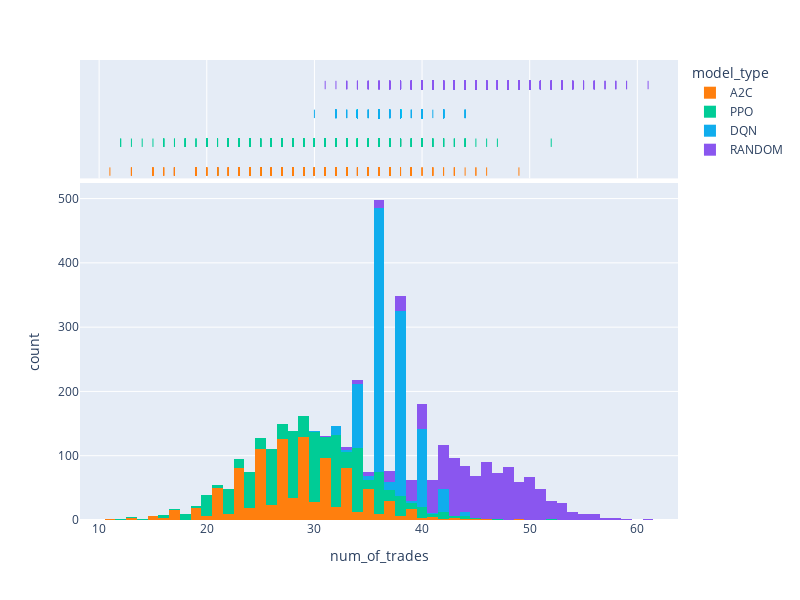

The notebook cell saved with this chart:
### Code cell
fig = px.histogram(df_simulation_results, x="num_of_trades", color="model_type", color_discrete_sequence=[ "#FF7F0E", "#00CC96", "#10aded", "#8A56EF"],  width=800, height=600, marginal="rug", # can be `box`, `violin`
                         hover_data=['total_reward_cash','fmt_total_profit_percentage', 'num_of_trades', 'sim_id'])
fig.show()

### Figure 1 — Plotly figure (JSON) as saved in the notebook; plotly's stock layout.template omitted (floating-point values rounded to 4 significant figures; data arrays with more than 128 entries replaced by an {"elided": "..."} marker saying what was removed)
{"data": [{"alignmentgroup": "True", "bingroup": "x", "hovertemplate": "model_type=A2C<br>num_of_trades=%{x}<br>count=%{y}<extra></extra>", "legendgroup": "A2C", "marker": {"color": "#FF7F0E", "pattern": {"shape": ""}}, "name": "A2C", "offsetgroup": "A2C", "orientation": "v", "showlegend": true, "type": "histogram", "x": {"elided": "1000 int values"}, "xaxis": "x", "yaxis": "y"}, {"alignmentgroup": "True", "boxpoints": "all", "customdata": {"elided": "1000x3 float values"}, "fillcolor": "rgba(255,255,255,0)", "hoveron": "points", "hovertemplate": "model_type=A2C<br>num_of_trades=%{x}<br>total_reward_cash=%{customdata[0]}<br>fmt_total_profit_percentage=%{customdata[1]}<br>sim_id=%{customdata[2]}<extra></extra>", "jitter": 0, "legendgroup": "A2C", "line": {"color": "rgba(255,255,255,0)"}, "marker": {"color": "#FF7F0E", "symbol": "line-ns-open"}, "name": "A2C", "offsetgroup": "A2C", "showlegend": false, "type": "box", "x": {"elided": "1000 int values"}, "xaxis": "x2", "yaxis": "y2"}, {"alignmentgroup": "True", "bingroup": "x", "hovertemplate": "model_type=PPO<br>num_of_trades=%{x}<br>count=%{y}<extra></extra>", "legendgroup": "PPO", "marker": {"color": "#00CC96", "pattern": {"shape": ""}}, "name": "PPO", "offsetgroup": "PPO", "orientation": "v", "showlegend": true, "type": "histogram", "x": {"elided": "1000 int values"}, "xaxis": "x", "yaxis": "y"}, {"alignmentgroup": "True", "boxpoints": "all", "customdata": {"elided": "1000x3 float values"}, "fillcolor": "rgba(255,255,255,0)", "hoveron": "points", "hovertemplate": "model_type=PPO<br>num_of_trades=%{x}<br>total_reward_cash=%{customdata[0]}<br>fmt_total_profit_percentage=%{customdata[1]}<br>sim_id=%{customdata[2]}<extra></extra>", "jitter": 0, "legendgroup": "PPO", "line": {"color": "rgba(255,255,255,0)"}, "marker": {"color": "#00CC96", "symbol": "line-ns-open"}, "name": "PPO", "offsetgroup": "PPO", "showlegend": false, "type": "box", "x": {"elided": "1000 int values"}, "xaxis": "x2", "yaxis": "y2"}, {"alignmentgroup": "True", "bingroup": "x", "hovertemplate": "model_type=DQN<br>num_of_trades=%{x}<br>count=%{y}<extra></extra>", "legendgroup": "DQN", "marker": {"color": "#10aded", "pattern": {"shape": ""}}, "name": "DQN", "offsetgroup": "DQN", "orientation": "v", "showlegend": true, "type": "histogram", "x": {"elided": "1000 int values"}, "xaxis": "x", "yaxis": "y"}, {"alignmentgroup": "True", "boxpoints": "all", "customdata": {"elided": "1000x3 float values"}, "fillcolor": "rgba(255,255,255,0)", "hoveron": "points", "hovertemplate": "model_type=DQN<br>num_of_trades=%{x}<br>total_reward_cash=%{customdata[0]}<br>fmt_total_profit_percentage=%{customdata[1]}<br>sim_id=%{customdata[2]}<extra></extra>", "jitter": 0, "legendgroup": "DQN", "line": {"color": "rgba(255,255,255,0)"}, "marker": {"color": "#10aded", "symbol": "line-ns-open"}, "name": "DQN", "offsetgroup": "DQN", "showlegend": false, "type": "box", "x": {"elided": "1000 int values"}, "xaxis": "x2", "yaxis": "y2"}, {"alignmentgroup": "True", "bingroup": "x", "hovertemplate": "model_type=RANDOM<br>num_of_trades=%{x}<br>count=%{y}<extra></extra>", "legendgroup": "RANDOM", "marker": {"color": "#8A56EF", "pattern": {"shape": ""}}, "name": "RANDOM", "offsetgroup": "RANDOM", "orientation": "v", "showlegend": true, "type": "histogram", "x": {"elided": "1000 int values"}, "xaxis": "x", "yaxis": "y"}, {"alignmentgroup": "True", "boxpoints": "all", "customdata": {"elided": "1000x3 float values"}, "fillcolor": "rgba(255,255,255,0)", "hoveron": "points", "hovertemplate": "model_type=RANDOM<br>num_of_trades=%{x}<br>total_reward_cash=%{customdata[0]}<br>fmt_total_profit_percentage=%{customdata[1]}<br>sim_id=%{customdata[2]}<extra></extra>", "jitter": 0, "legendgroup": "RANDOM", "line": {"color": "rgba(255,255,255,0)"}, "marker": {"color": "#8A56EF", "symbol": "line-ns-open"}, "name": "RANDOM", "offsetgroup": "RANDOM", "showlegend": false, "type": "box", "x": {"elided": "1000 int values"}, "xaxis": "x2", "yaxis": "y2"}], "layout": {"barmode": "relative", "height": 600, "legend": {"title": {"text": "model_type"}, "tracegroupgap": 0}, "margin": {"t": 60}, "width": 800, "xaxis": {"anchor": "y", "domain": [0, 1], "title": {"text": "num_of_trades"}}, "xaxis2": {"anchor": "y2", "domain": [0, 1], "matches": "x", "showgrid": true, "showticklabels": false}, "yaxis": {"anchor": "x", "domain": [0, 0.7326], "title": {"text": "count"}}, "yaxis2": {"anchor": "x2", "domain": [0.7426, 1], "matches": "y2", "showgrid": false, "showline": false, "showticklabels": false, "ticks": ""}}}
